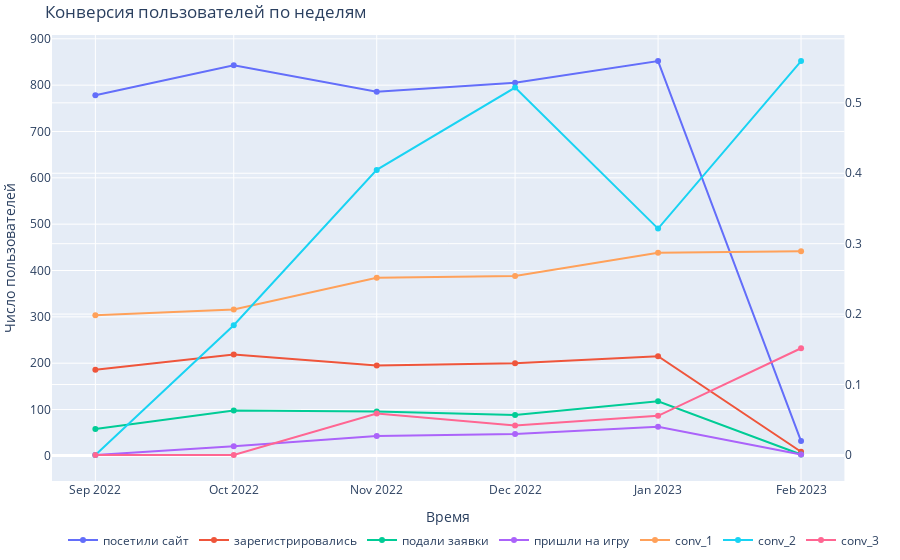

This figure's notebook cell:
### Code cell
#Строим график конверсии по месяцам
fig = go.Figure()
fig = make_subplots(specs=[[{"secondary_y": True}]])
fig.add_trace(go.Scatter(x=by_month['month'], y=by_month['visitors'],mode='lines+markers', name='посетили сайт'),secondary_y=False)
fig.add_trace(go.Scatter(x=by_month['month'], y=by_month['accounts'],mode='lines+markers', name='зарегистрировались'),secondary_y=False)
fig.add_trace(go.Scatter(x=by_month['month'], y=by_month['apps'],mode='lines+markers', name='подали заявки'),secondary_y=False)
fig.add_trace(go.Scatter(x=by_month['month'], y=by_month['gamers'],mode='lines+markers', name='пришли на игру'),secondary_y=False)
fig.add_trace(go.Scatter(x=by_month['month'], y=by_week['vis-acc'],mode='lines+markers', name='conv_1'),secondary_y=True)
fig.add_trace(go.Scatter(x=by_month['month'], y=by_week['acc-app'],mode='lines+markers', name='conv_2'),secondary_y=True)
fig.add_trace(go.Scatter(x=by_month['month'], y=by_week['app-gam'],mode='lines+markers', name='conv_3'),secondary_y=True)

fig.update_layout(legend_orientation = "h",
                  legend=dict(x=.5, xanchor="center"),
                  title="Конверсия пользователей по неделям",
                  xaxis_title="Время",
                  yaxis_title="Число пользователей",
                  margin=dict(l=5, r=5, t=35, b=5))
fig.show()

### Figure 1 — Plotly figure (JSON) as saved in the notebook; plotly's stock layout.template omitted (floating-point values rounded to 4 significant figures)
{"data": [{"mode": "lines+markers", "name": "посетили сайт", "type": "scatter", "x": ["2022-09-01T00:00:00", "2022-10-01T00:00:00", "2022-11-01T00:00:00", "2022-12-01T00:00:00", "2023-01-01T00:00:00", "2023-02-01T00:00:00"], "xaxis": "x", "y": [778, 843, 786, 805, 852, 32], "yaxis": "y"}, {"mode": "lines+markers", "name": "зарегистрировались", "type": "scatter", "x": ["2022-09-01T00:00:00", "2022-10-01T00:00:00", "2022-11-01T00:00:00", "2022-12-01T00:00:00", "2023-01-01T00:00:00", "2023-02-01T00:00:00"], "xaxis": "x", "y": [186, 219, 195, 200, 215, 9], "yaxis": "y"}, {"mode": "lines+markers", "name": "подали заявки", "type": "scatter", "x": ["2022-09-01T00:00:00", "2022-10-01T00:00:00", "2022-11-01T00:00:00", "2022-12-01T00:00:00", "2023-01-01T00:00:00", "2023-02-01T00:00:00"], "xaxis": "x", "y": [58, 98, 96, 88, 118, 3], "yaxis": "y"}, {"mode": "lines+markers", "name": "пришли на игру", "type": "scatter", "x": ["2022-09-01T00:00:00", "2022-10-01T00:00:00", "2022-11-01T00:00:00", "2022-12-01T00:00:00", "2023-01-01T00:00:00", "2023-02-01T00:00:00"], "xaxis": "x", "y": [2, 21, 43, 47, 63, 3], "yaxis": "y"}, {"mode": "lines+markers", "name": "conv_1", "type": "scatter", "x": ["2022-09-01T00:00:00", "2022-10-01T00:00:00", "2022-11-01T00:00:00", "2022-12-01T00:00:00", "2023-01-01T00:00:00", "2023-02-01T00:00:00"], "xaxis": "x", "y": [0.1982, 0.2065, 0.2515, 0.2541, 0.2872, 0.2892, 0.2421, 0.2456, 0.254, 0.2335, 0.2486, 0.2011, 0.2889, 0.2542, 0.2619, 0.2653, 0.2396, 0.2342, 0.2059, 0.2736, 0.2634, 0.232, 0.2198, 0.321], "yaxis": "y2"}, {"mode": "lines+markers", "name": "conv_2", "type": "scatter", "x": ["2022-09-01T00:00:00", "2022-10-01T00:00:00", "2022-11-01T00:00:00", "2022-12-01T00:00:00", "2023-01-01T00:00:00", "2023-02-01T00:00:00"], "xaxis": "x", "y": [0, 0.1842, 0.4048, 0.5217, 0.3214, 0.5593, 0.587, 0.5714, 0.375, 0.5435, 0.6977, 0.6667, 0.3654, 0.4667, 0.4545, 0.3654, 0.587, 0.5135, 0.7143, 0.4182, 0.4259, 0.9524, 0.8, 0.4231], "yaxis": "y2"}, {"mode": "lines+markers", "name": "conv_3", "type": "scatter", "x": ["2022-09-01T00:00:00", "2022-10-01T00:00:00", "2022-11-01T00:00:00", "2022-12-01T00:00:00", "2023-01-01T00:00:00", "2023-02-01T00:00:00"], "xaxis": "x", "y": [0, 0, 0.05882, 0.04167, 0.05556, 0.1515, 0.1111, 0.2083, 0.3889, 0.32, 0.3333, 0.2917, 0.7368, 0.4762, 0.65, 0.5789, 0.2593, 0.5263, 0.2, 0.6957, 0.3478, 0.375, 0.5312, 0.8182], "yaxis": "y2"}], "layout": {"legend": {"orientation": "h", "x": 0.5, "xanchor": "center"}, "margin": {"b": 5, "l": 5, "r": 5, "t": 35}, "title": {"text": "Конверсия пользователей по неделям"}, "xaxis": {"anchor": "y", "domain": [0, 0.94], "title": {"text": "Время"}}, "yaxis": {"anchor": "x", "domain": [0, 1], "title": {"text": "Число пользователей"}}, "yaxis2": {"anchor": "x", "overlaying": "y", "side": "right"}}}
